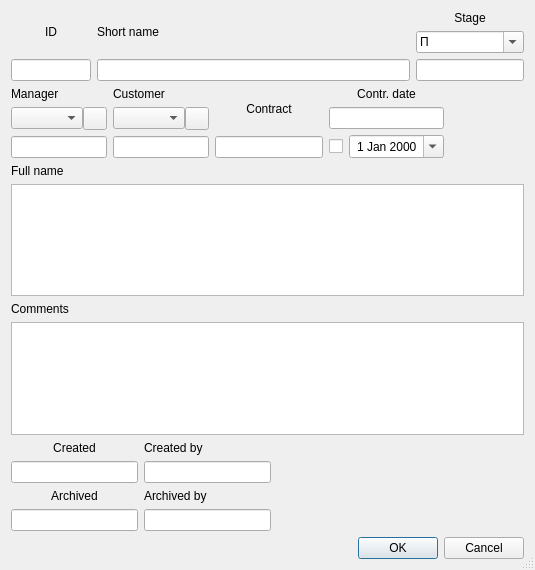
<?xml version="1.0" encoding="UTF-8"?>
<ui version="4.0">
 <class>ProjectPropDlg</class>
 <widget class="QDialog" name="ProjectPropDlg">
  <property name="geometry">
   <rect>
    <x>0</x>
    <y>0</y>
    <width>535</width>
    <height>570</height>
   </rect>
  </property>
  <property name="windowTitle">
   <string>Project properties</string>
  </property>
  <property name="locale">
   <locale language="English" country="UnitedStates"/>
  </property>
  <property name="sizeGripEnabled">
   <bool>true</bool>
  </property>
  <layout class="QVBoxLayout" name="verticalLayout">
   <item>
    <layout class="QHBoxLayout" name="horizontalLayout_2" stretch="1,5,0">
     <item>
      <widget class="QWidget" name="wdId" native="true">
       <property name="minimumSize">
        <size>
         <width>80</width>
         <height>0</height>
        </size>
       </property>
       <property name="maximumSize">
        <size>
         <width>120</width>
         <height>16777215</height>
        </size>
       </property>
       <layout class="QVBoxLayout" name="verticalLayout_4">
        <property name="leftMargin">
         <number>0</number>
        </property>
        <property name="topMargin">
         <number>0</number>
        </property>
        <property name="rightMargin">
         <number>0</number>
        </property>
        <property name="bottomMargin">
         <number>0</number>
        </property>
        <item>
         <widget class="QLabel" name="label">
          <property name="text">
           <string>ID</string>
          </property>
          <property name="alignment">
           <set>Qt::AlignCenter</set>
          </property>
         </widget>
        </item>
        <item>
         <widget class="QLineEdit" name="leId">
          <property name="sizePolicy">
           <sizepolicy hsizetype="Fixed" vsizetype="Fixed">
            <horstretch>0</horstretch>
            <verstretch>0</verstretch>
           </sizepolicy>
          </property>
          <property name="alignment">
           <set>Qt::AlignCenter</set>
          </property>
          <property name="readOnly">
           <bool>true</bool>
          </property>
         </widget>
        </item>
       </layout>
      </widget>
     </item>
     <item>
      <layout class="QVBoxLayout" name="verticalLayout_3">
       <item>
        <widget class="QLabel" name="label_2">
         <property name="text">
          <string>Short name</string>
         </property>
        </widget>
       </item>
       <item>
        <widget class="QLineEdit" name="leShortName"/>
       </item>
      </layout>
     </item>
     <item>
      <layout class="QVBoxLayout" name="verticalLayout_13">
       <item>
        <widget class="QLabel" name="label_11">
         <property name="text">
          <string>Stage</string>
         </property>
         <property name="alignment">
          <set>Qt::AlignCenter</set>
         </property>
        </widget>
       </item>
       <item>
        <widget class="QComboBox" name="cbStage">
         <property name="enabled">
          <bool>true</bool>
         </property>
         <property name="editable">
          <bool>true</bool>
         </property>
         <property name="sizeAdjustPolicy">
          <enum>QComboBox::AdjustToContents</enum>
         </property>
         <item>
          <property name="text">
           <string>П</string>
          </property>
         </item>
         <item>
          <property name="text">
           <string>Р</string>
          </property>
         </item>
         <item>
          <property name="text">
           <string>РП</string>
          </property>
         </item>
        </widget>
       </item>
       <item>
        <widget class="QLineEdit" name="leStage">
         <property name="readOnly">
          <bool>true</bool>
         </property>
        </widget>
       </item>
      </layout>
     </item>
    </layout>
   </item>
   <item>
    <layout class="QHBoxLayout" name="horizontalLayout_3" stretch="3,3,0,3">
     <item>
      <layout class="QVBoxLayout" name="verticalLayout_5">
       <item>
        <widget class="QLabel" name="label_3">
         <property name="text">
          <string>Manager</string>
         </property>
        </widget>
       </item>
       <item>
        <layout class="QHBoxLayout" name="horizontalLayout_5">
         <property name="spacing">
          <number>0</number>
         </property>
         <item>
          <widget class="QComboBox" name="cbGIP">
           <property name="enabled">
            <bool>true</bool>
           </property>
           <property name="sizeAdjustPolicy">
            <enum>QComboBox::AdjustToContents</enum>
           </property>
          </widget>
         </item>
         <item>
          <widget class="QToolButton" name="tbSelManager">
           <property name="icon">
            <iconset>
             <normaloff>:/some/ico/ico/dropdownbutton.png</normaloff>:/some/ico/ico/dropdownbutton.png</iconset>
           </property>
          </widget>
         </item>
        </layout>
       </item>
       <item>
        <widget class="QLineEdit" name="leGIP">
         <property name="readOnly">
          <bool>true</bool>
         </property>
        </widget>
       </item>
      </layout>
     </item>
     <item>
      <layout class="QVBoxLayout" name="verticalLayout_6">
       <item>
        <widget class="QLabel" name="label_4">
         <property name="text">
          <string>Customer</string>
         </property>
        </widget>
       </item>
       <item>
        <layout class="QHBoxLayout" name="horizontalLayout_6">
         <property name="spacing">
          <number>0</number>
         </property>
         <item>
          <widget class="QComboBox" name="cbCustomer">
           <property name="enabled">
            <bool>true</bool>
           </property>
           <property name="sizeAdjustPolicy">
            <enum>QComboBox::AdjustToContents</enum>
           </property>
          </widget>
         </item>
         <item>
          <widget class="QToolButton" name="tbSelCustomer">
           <property name="icon">
            <iconset>
             <normaloff>:/some/ico/ico/dropdownbutton.png</normaloff>:/some/ico/ico/dropdownbutton.png</iconset>
           </property>
          </widget>
         </item>
        </layout>
       </item>
       <item>
        <widget class="QLineEdit" name="leCustomer">
         <property name="readOnly">
          <bool>true</bool>
         </property>
        </widget>
       </item>
      </layout>
     </item>
     <item>
      <widget class="QWidget" name="wdContract" native="true">
       <layout class="QHBoxLayout" name="horizontalLayout_4">
        <property name="leftMargin">
         <number>0</number>
        </property>
        <property name="topMargin">
         <number>0</number>
        </property>
        <property name="rightMargin">
         <number>0</number>
        </property>
        <property name="bottomMargin">
         <number>0</number>
        </property>
        <item>
         <layout class="QVBoxLayout" name="verticalLayout_7">
          <item>
           <widget class="QLabel" name="lblContract">
            <property name="text">
             <string>Contract</string>
            </property>
            <property name="alignment">
             <set>Qt::AlignCenter</set>
            </property>
           </widget>
          </item>
          <item>
           <widget class="QLineEdit" name="leContract"/>
          </item>
         </layout>
        </item>
        <item>
         <layout class="QVBoxLayout" name="verticalLayout_8">
          <item>
           <widget class="QLabel" name="label_6">
            <property name="text">
             <string>Contr. date</string>
            </property>
            <property name="alignment">
             <set>Qt::AlignCenter</set>
            </property>
           </widget>
          </item>
          <item>
           <widget class="QLineEdit" name="leContractDate">
            <property name="alignment">
             <set>Qt::AlignCenter</set>
            </property>
            <property name="readOnly">
             <bool>true</bool>
            </property>
           </widget>
          </item>
          <item>
           <layout class="QHBoxLayout" name="horizontalLayout_10">
            <item>
             <widget class="QCheckBox" name="cbContractDate">
              <property name="sizePolicy">
               <sizepolicy hsizetype="Fixed" vsizetype="Fixed">
                <horstretch>0</horstretch>
                <verstretch>0</verstretch>
               </sizepolicy>
              </property>
              <property name="text">
               <string/>
              </property>
             </widget>
            </item>
            <item>
             <widget class="QDateEdit" name="deContractDate">
              <property name="alignment">
               <set>Qt::AlignCenter</set>
              </property>
              <property name="calendarPopup">
               <bool>true</bool>
              </property>
             </widget>
            </item>
           </layout>
          </item>
         </layout>
        </item>
       </layout>
      </widget>
     </item>
     <item>
      <spacer name="horizontalSpacer_3">
       <property name="orientation">
        <enum>Qt::Horizontal</enum>
       </property>
       <property name="sizeHint" stdset="0">
        <size>
         <width>40</width>
         <height>20</height>
        </size>
       </property>
      </spacer>
     </item>
    </layout>
   </item>
   <item>
    <layout class="QVBoxLayout" name="verticalLayout_10">
     <item>
      <widget class="QLabel" name="label_8">
       <property name="text">
        <string>Full name</string>
       </property>
      </widget>
     </item>
     <item>
      <widget class="QPlainTextEdit" name="ptFullName"/>
     </item>
     <item>
      <widget class="QLabel" name="label_15">
       <property name="text">
        <string>Comments</string>
       </property>
      </widget>
     </item>
     <item>
      <widget class="QPlainTextEdit" name="ptComments"/>
     </item>
    </layout>
   </item>
   <item>
    <widget class="QWidget" name="wdCreated" native="true">
     <layout class="QHBoxLayout" name="horizontalLayout" stretch="1,1,2">
      <property name="leftMargin">
       <number>0</number>
      </property>
      <property name="topMargin">
       <number>0</number>
      </property>
      <property name="rightMargin">
       <number>0</number>
      </property>
      <property name="bottomMargin">
       <number>0</number>
      </property>
      <item>
       <layout class="QVBoxLayout" name="verticalLayout_11">
        <item>
         <widget class="QLabel" name="label_9">
          <property name="text">
           <string>Created</string>
          </property>
          <property name="alignment">
           <set>Qt::AlignCenter</set>
          </property>
         </widget>
        </item>
        <item>
         <widget class="QLineEdit" name="leCrDate">
          <property name="alignment">
           <set>Qt::AlignCenter</set>
          </property>
          <property name="readOnly">
           <bool>true</bool>
          </property>
         </widget>
        </item>
       </layout>
      </item>
      <item>
       <layout class="QVBoxLayout" name="verticalLayout_12">
        <item>
         <widget class="QLabel" name="label_10">
          <property name="text">
           <string>Created by</string>
          </property>
         </widget>
        </item>
        <item>
         <widget class="QLineEdit" name="leCrUser">
          <property name="alignment">
           <set>Qt::AlignCenter</set>
          </property>
          <property name="readOnly">
           <bool>true</bool>
          </property>
         </widget>
        </item>
       </layout>
      </item>
      <item>
       <spacer name="horizontalSpacer">
        <property name="orientation">
         <enum>Qt::Horizontal</enum>
        </property>
        <property name="sizeHint" stdset="0">
         <size>
          <width>40</width>
          <height>20</height>
         </size>
        </property>
       </spacer>
      </item>
     </layout>
    </widget>
   </item>
   <item>
    <widget class="QWidget" name="wdArchive" native="true">
     <layout class="QHBoxLayout" name="horizontalLayout_7" stretch="1,1,2">
      <property name="spacing">
       <number>6</number>
      </property>
      <property name="leftMargin">
       <number>0</number>
      </property>
      <property name="topMargin">
       <number>0</number>
      </property>
      <property name="rightMargin">
       <number>0</number>
      </property>
      <property name="bottomMargin">
       <number>0</number>
      </property>
      <item>
       <layout class="QVBoxLayout" name="verticalLayout_14">
        <item>
         <widget class="QLabel" name="label_12">
          <property name="text">
           <string>Archived</string>
          </property>
          <property name="alignment">
           <set>Qt::AlignCenter</set>
          </property>
         </widget>
        </item>
        <item>
         <widget class="QLineEdit" name="leEndDate">
          <property name="alignment">
           <set>Qt::AlignCenter</set>
          </property>
          <property name="readOnly">
           <bool>true</bool>
          </property>
         </widget>
        </item>
       </layout>
      </item>
      <item>
       <layout class="QVBoxLayout" name="verticalLayout_15">
        <item>
         <widget class="QLabel" name="label_13">
          <property name="text">
           <string>Archived by</string>
          </property>
         </widget>
        </item>
        <item>
         <widget class="QLineEdit" name="leEndUser">
          <property name="alignment">
           <set>Qt::AlignCenter</set>
          </property>
          <property name="readOnly">
           <bool>true</bool>
          </property>
         </widget>
        </item>
       </layout>
      </item>
      <item>
       <spacer name="horizontalSpacer_2">
        <property name="orientation">
         <enum>Qt::Horizontal</enum>
        </property>
        <property name="sizeHint" stdset="0">
         <size>
          <width>231</width>
          <height>20</height>
         </size>
        </property>
       </spacer>
      </item>
     </layout>
    </widget>
   </item>
   <item>
    <widget class="QDialogButtonBox" name="buttonBox">
     <property name="orientation">
      <enum>Qt::Horizontal</enum>
     </property>
     <property name="standardButtons">
      <set>QDialogButtonBox::Cancel|QDialogButtonBox::Ok</set>
     </property>
    </widget>
   </item>
  </layout>
 </widget>
 <resources/>
 <connections>
  <connection>
   <sender>buttonBox</sender>
   <signal>accepted()</signal>
   <receiver>ProjectPropDlg</receiver>
   <slot>Accept()</slot>
   <hints>
    <hint type="sourcelabel">
     <x>248</x>
     <y>254</y>
    </hint>
    <hint type="destinationlabel">
     <x>157</x>
     <y>274</y>
    </hint>
   </hints>
  </connection>
  <connection>
   <sender>buttonBox</sender>
   <signal>rejected()</signal>
   <receiver>ProjectPropDlg</receiver>
   <slot>reject()</slot>
   <hints>
    <hint type="sourcelabel">
     <x>316</x>
     <y>260</y>
    </hint>
    <hint type="destinationlabel">
     <x>286</x>
     <y>274</y>
    </hint>
   </hints>
  </connection>
 </connections>
 <slots>
  <slot>Accept()</slot>
 </slots>
</ui>
